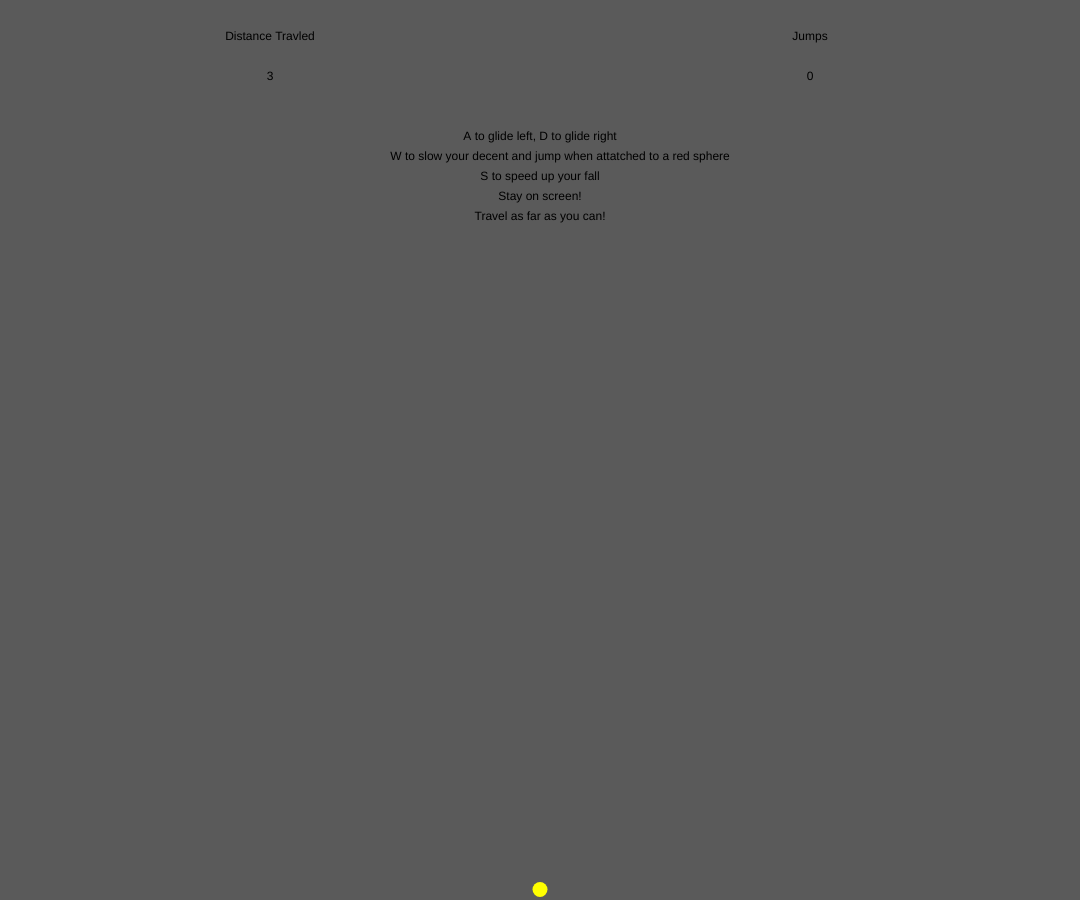
Frame 1 (no input)
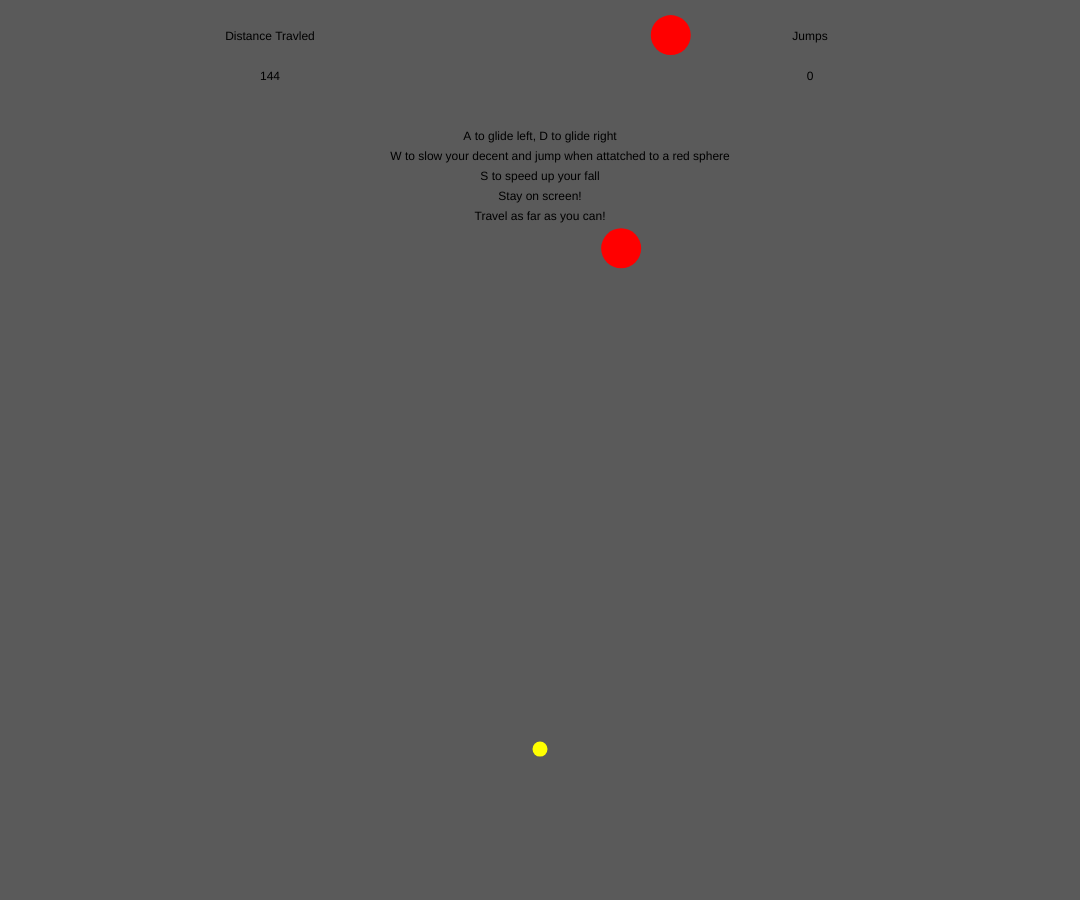
Frame 60 (no input)
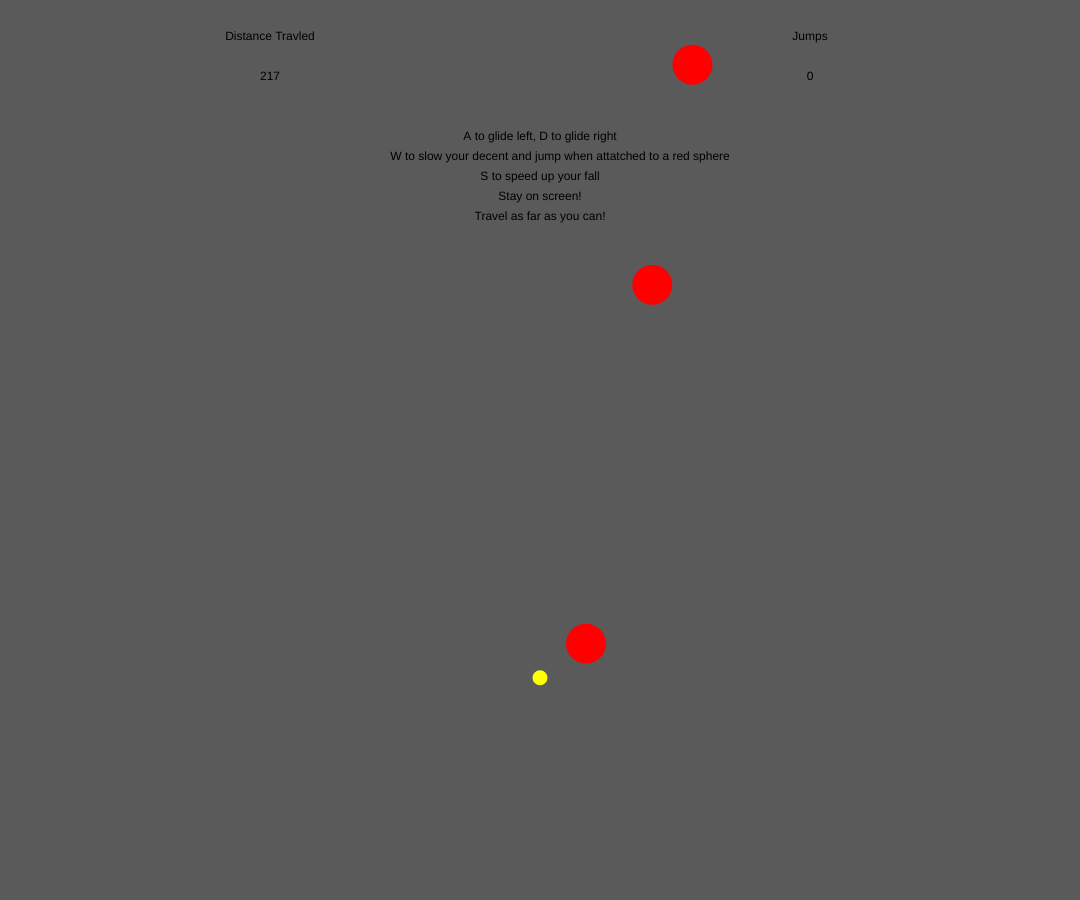
Frame 120 (the mouse pressed at the canvas centre since frame 60)

The p5.js sketch that drew these frames (run headless with seeded random() and noise() and a simulated clock; from frame 60 on, the mouse is pressed at the canvas centre):

// p5.js sketch
// ── sketch.js
let fireOrbs = []
let players = []
let spawnDelay = 750;
let spawnTimer = 0;
let gameTimer = 0;
let pauseDelay = 0;
let gameTimerDelay = 0;
let paused = false;
let distanceTraveled = 0;
let jumps = 0;
let width = 0
let height = 0;

function setup(){
    width = windowWidth * 0.9
    height = windowHeight * 0.9
    makePlayer(width/2,height-(15/2),0,-3,15)

    createCanvas(windowWidth * 0.9,windowHeight * 0.9);
    textAlign(CENTER);
}

let downkey = []

function showInstructions(){
    fill(0,0,0);
    text("A to glide left, D to glide right",width/2,140);  
    text("W to slow your decent and jump when attatched to a red sphere",width/2 + 20,160); 
    text("S to speed up your fall",width/2,180);
    text("Stay on screen!",width/2,200);
    text("Travel as far as you can!",width/2,220);
}

function mobileControls(){
    if(players[0].standing){
        jumps += 1;
        players[0].xvel = 0;
        players[0].yvel = -2.75;
        players[0].standing = false;
        if(spawnDelay > 125){
          spawnDelay -= 6;
        }
    } else {
        if(mouseY <= players[0].x){
            if(players[0].yvel > 2){
                players[0].yvel -= 0.01;
            }
        }
    } 
    if(mouseX <= players[0].x){
        players[0].xvel += -0.1;
    } else {
        players[0].xvel -= -0.1;
    }
    if (mouseY >= players[0].y) {
        players[0].yvel += .05;
     } 
}

function draw(){
    noStroke();
    background(90); 
    if(jumps < 5){
        showInstructions();
    } else {
        fill(0,0,0);
        text("If needed press P to pause and unpause.",width/2 + 5,height - 20);
    }
    for (let i = 0; i < fireOrbs.length; i++) {
        fireOrbs[i].run()       
    }
    for (let i = 0; i < players.length; i++) {
        players[i].run()     
    }
    fill(0,0,0);
    text("Distance Travled",width/4,40);
    text(Math.floor(distanceTraveled * -1),width/4,80);
    text("Jumps",width/4 * 3,40);
    text(jumps,width/4 * 3,80);
    gameTimer = millis() - gameTimerDelay;
    spawnFireOrbs();
    if(mouseIsPressed){
        mobileControls();
    }
    
}

function Pause() { 
    if (!paused) {
      paused = true;
    } else if (paused) {
      gameTimerDelay = millis() - gameTimer; 
      paused = false;
    }
}

function makeFireOrb(x,y,xvel,yvel,size){
    let fireOrb = {}
    fireOrb.x = x
    fireOrb.y = y
    fireOrb.xvel = xvel
    fireOrb.yvel = yvel
    fireOrb.size = size
    fireOrb.render = function(){
        fill(255,0,0);
        ellipse(fireOrb.x,fireOrb.y,fireOrb.size,fireOrb.size)
    }
    fireOrb.move = function(){
        fireOrb.yvel += 0.06;
        fireOrb.x += fireOrb.xvel;
        fireOrb.y += fireOrb.yvel;
        if(players[0].yvel < 0){
            fireOrb.y -= players[0].yvel; 
        }
    }
    fireOrb.collide = function(){
        let walls = fireOrb.x - fireOrb.size * 2 > width || fireOrb.x + fireOrb.size * 2 < 0;
        if(walls){
          fireOrbs.splice(fireOrbs.indexOf(fireOrb),1);
        }
        for(let i = 0; i<players.length; i++){
          let Player = players[i];
          let above = Player.y + Player.size/2 > fireOrb.y - size/2;
          let withinX = Player.x - Player.size/2 < fireOrb.x + fireOrb.size/2 && Player.x + Player.size/2 > fireOrb.x - fireOrb.size/2;
          let withinY = Player.y - Player.size/2 < fireOrb.y + fireOrb.size/2 && Player.y + Player.size/2 > fireOrb.y - fireOrb.size/2;
          if(above && withinX && withinY && !Player.standing){
            players[i].standingOn = this;
            players[i].standing = true;
            fireOrb.xvel += players[i].xvel/2; 
            players[i].xvel = 0;
            players[i].yvel = 0;
          }
        }
      }

    fireOrb.end = function(){
        if(fireOrb.y - fireOrb.size * 2 > height){
            fireOrbs.splice(fireOrbs.indexOf(fireOrb),1);
        }
    }
    fireOrb.run = function(){
        if(!paused){
            fireOrb.move()
            fireOrb.collide()
            fireOrb.end()
        }
        fireOrb.render()
    }
    fireOrbs.push(fireOrb)
}

function makePlayer(x,y,xvel,yvel,size){
    let player = {}
    player.x = x
    player.y = y
    player.xvel = xvel
    player.yvel = yvel
    player.size = size
    player.standing = false
    player.standingOn = undefined;
    player.render = function(){
        fill(255,255,0);
        ellipse(player.x,player.y,player.size,player.size)
    }
    player.move = function(){
        if(player.yvel < 0){
            distanceTraveled += player.yvel; 
        }
        if(!player.standing){
            player.yvel += 0.02;
            player.x += player.xvel;
            player.y += player.yvel;
        } else {
            player.x = player.standingOn.x;
            player.y = player.standingOn.y - player.standingOn.size/2 - player.size/2;
        }
    }
    player.control = function(){
        if (keyIsDown(80) == true && pauseDelay < millis()) {
          pauseDelay = millis() + 1000;
          Pause();
        }
        if (keyIsDown(65) == true) { 
          player.xvel += -0.1;
        }
        if (keyIsDown(68) == true) {
          player.xvel += 0.1;
        }
        if (keyIsDown(87) == true) {   
          if(player.standing){
            jumps += 1;
            player.xvel = 0;
            player.yvel = -2.75;
            player.standing = false;
            if(spawnDelay > 125){
              spawnDelay -= 6;
            }
          } else {
            if(player.yvel > 2){
              player.yvel -= 0.01;
            }
          } 
        } 
        if (keyIsDown(83) == true) {
           player.yvel += .05;
        } 
    }
    player.collide = function(){
       let walls = player.x + player.size/2 > width || player.x - player.size/2 < 0;
       let floor = player.y + player.size/2 > height || player.y - player.size/2 < 0;
        if(walls || floor){
          player.end();
        } 
    }
    player.end = function(){
        player.y = height-player.size;
        player.x = width/2
        player.standing = false;
        player.yvel = -3;
        player.xvel = 0;
        distanceTraveled = 0;
        jumps = 0;
        spawnDelay = 750;
    }
    player.run = function(){
        if(!paused){
            player.move()
            player.collide()
        }  
        player.control()
        player.render()
    }
    players.push(player)
}

function spawnFireOrbs(){
    if (!paused) {
        if(gameTimer - gameTimerDelay > spawnTimer){
            makeFireOrb(random(width/4,(width/4)*3),0.0,random(-1,1),distanceTraveled/1050 * -3,40);
            spawnTimer = spawnDelay + gameTimer;
        }
    }
}
